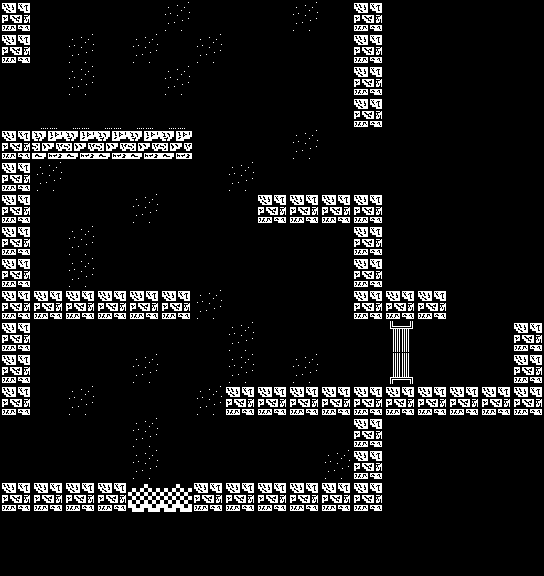

Rendered tile map (Tiled .tmx) drawn with the repository's tilesets; below, a short description and the full map source, tile grids included:
An orthogonal 17x18 tile map with 32x32 px tiles, 7 tile layers (Background, Ground, Wall, Border, ...) and 5 objects (2x secretPassage, chest1, chest2, keyRegu).

<map version="1.0" orientation="orthogonal" renderorder="left-down" width="17" height="18" tilewidth="32" tileheight="32" nextobjectid="15">
 <tileset firstgid="1" name="blackAndWhiteTiles" tilewidth="32" tileheight="32">
  <image source="blackAndWhiteTiles.png" width="96" height="192" />
 </tileset>
 <layer name="Background" width="17" height="18">
  <data encoding="csv">
9,9,9,9,9,15,9,9,9,15,9,9,9,9,9,9,9,
9,9,15,9,15,9,15,9,9,9,9,9,9,9,9,9,9,
9,9,15,9,9,15,9,9,9,9,9,9,9,9,9,9,9,
9,9,9,9,9,9,9,9,9,9,9,9,9,9,9,9,9,
9,9,9,9,9,9,9,9,9,15,9,9,9,9,9,9,9,
9,15,9,9,9,9,9,15,9,9,9,9,9,9,9,9,9,
9,9,9,9,15,9,9,9,9,15,9,9,9,9,9,9,9,
9,9,15,9,9,9,9,9,9,9,9,9,9,9,9,9,9,
9,9,15,9,9,9,9,9,9,9,9,9,9,9,9,9,9,
9,9,9,9,9,9,15,9,9,9,9,9,0,0,9,9,9,
9,9,9,9,9,9,9,15,9,9,9,9,13,9,9,9,0,
9,9,9,9,15,9,9,15,9,15,9,9,14,9,9,9,0,
9,9,15,9,9,9,15,9,9,9,9,9,0,0,0,0,0,
9,9,9,9,15,9,9,9,9,9,9,9,9,9,9,9,9,
9,9,9,9,15,9,9,9,9,9,15,9,9,9,9,9,9,
9,9,9,9,15,15,9,9,9,9,9,9,9,9,9,9,9,
9,9,9,9,9,9,9,9,9,9,9,9,9,9,9,9,9,
9,9,9,9,9,9,9,9,9,9,9,9,9,9,9,9,9
</data>
 </layer>
 <layer name="Ground" width="17" height="18">
  <data encoding="csv">
0,0,0,0,0,0,0,0,0,0,0,0,0,0,0,0,0,
0,0,0,0,0,0,0,0,0,0,0,0,0,0,0,0,0,
0,0,0,0,0,0,0,0,0,0,0,0,0,0,0,0,0,
0,0,0,0,0,0,0,0,0,0,0,0,0,0,0,0,0,
0,0,0,0,0,0,0,0,0,0,0,0,0,0,0,0,0,
0,0,0,0,0,0,0,0,0,0,0,0,0,0,0,0,0,
0,0,0,0,0,0,0,0,0,0,0,0,0,0,0,0,0,
0,0,0,0,0,0,0,0,0,0,0,0,0,0,0,0,0,
0,0,0,0,0,0,0,0,0,0,0,0,0,0,0,0,0,
0,0,0,0,0,0,0,0,0,0,0,0,0,0,0,0,0,
0,0,0,0,0,0,0,0,0,0,0,0,0,0,0,0,0,
0,0,0,0,0,0,0,0,0,0,0,0,0,0,0,0,0,
0,0,0,0,0,0,0,0,0,0,0,0,12,12,12,12,12,
0,0,0,0,0,0,0,0,0,0,0,0,0,0,0,0,0,
0,0,0,0,0,0,0,0,0,0,0,0,0,0,0,0,0,
12,12,12,12,0,0,12,12,12,12,12,12,0,0,0,0,0,
0,0,0,0,0,0,0,0,0,0,0,0,0,0,0,0,0,
0,0,0,0,0,0,0,0,0,0,0,0,0,0,0,0,0
</data>
 </layer>
 <layer name="Wall" width="17" height="18">
  <data encoding="csv">
12,0,0,0,0,0,0,0,0,0,0,12,0,0,0,0,0,
12,0,0,0,0,0,0,0,0,0,0,12,0,0,0,0,0,
0,0,0,0,0,0,0,0,0,0,0,12,0,0,0,0,0,
0,0,0,0,0,0,0,0,0,0,0,12,0,0,0,0,0,
12,0,0,0,0,0,0,0,0,0,0,0,0,0,0,0,0,
12,0,0,0,0,0,0,0,0,0,0,0,0,0,0,0,0,
12,0,0,0,0,0,0,0,0,0,0,12,0,0,0,0,0,
12,0,0,0,0,0,0,0,0,0,0,12,0,0,0,0,0,
12,0,0,0,0,0,0,0,0,0,0,12,0,0,0,0,0,
12,0,0,0,0,0,0,0,0,0,0,12,12,12,0,0,0,
12,0,0,0,0,0,0,0,0,0,0,0,0,0,0,0,0,
12,0,0,0,0,0,0,0,0,0,0,0,0,0,0,0,0,
12,0,0,0,0,0,0,0,0,0,0,12,0,0,0,0,0,
0,0,0,0,0,0,0,0,0,0,0,12,0,0,0,0,0,
0,0,0,0,0,0,0,0,0,0,0,12,0,0,0,0,0,
0,0,0,0,0,0,0,0,0,0,0,0,0,0,0,0,0,
0,0,0,0,0,0,0,0,0,0,0,0,0,0,0,0,0,
0,0,0,0,0,0,0,0,0,0,0,0,0,0,0,0,0
</data>
 </layer>
 <layer name="Border" width="17" height="18">
  <data encoding="csv">
0,0,0,0,0,0,0,0,0,0,0,0,0,0,0,0,0,
0,0,0,0,0,0,0,0,0,0,0,0,0,0,0,0,0,
0,0,0,0,0,0,0,0,0,0,0,0,0,0,0,0,0,
0,0,0,0,0,0,0,0,0,0,0,0,0,0,0,0,0,
0,0,0,0,0,0,0,0,0,0,0,0,0,0,0,0,0,
0,0,0,0,0,0,0,0,0,0,0,0,0,0,0,0,0,
0,0,0,0,0,0,0,0,0,0,0,0,0,0,0,0,0,
0,0,0,0,0,0,0,0,0,0,0,0,0,0,0,0,0,
0,0,0,0,0,0,0,0,0,0,0,0,0,0,0,0,0,
0,0,0,0,0,0,0,0,0,0,0,0,0,0,0,0,0,
0,0,0,0,0,0,0,0,0,0,0,0,0,0,0,0,0,
0,0,0,0,0,0,0,0,0,0,0,0,0,0,0,0,0,
0,0,0,0,0,0,0,0,0,0,0,0,0,0,0,0,0,
0,0,0,0,0,0,0,0,0,0,0,0,0,0,0,0,0,
0,0,0,0,0,0,0,0,0,0,0,0,0,0,0,0,0,
0,0,0,0,0,0,0,0,0,0,0,0,0,0,0,0,0,
0,0,0,0,0,0,0,0,0,0,0,0,0,0,0,0,0,
0,0,0,0,0,0,0,0,0,0,0,0,0,0,0,0,0
</data>
 </layer>
 <layer name="Platform" width="17" height="18">
  <data encoding="csv">
0,0,0,0,0,0,0,0,0,0,0,0,0,0,0,0,0,
0,0,0,0,0,0,0,0,0,0,0,0,0,0,0,0,0,
0,0,0,0,0,0,0,0,0,0,0,0,0,0,0,0,0,
0,0,0,0,0,0,0,0,0,0,0,0,0,0,0,0,0,
0,11,11,11,11,11,0,0,0,0,0,0,0,0,0,0,0,
0,0,0,0,0,0,0,0,0,0,0,0,0,0,0,0,0,
0,0,0,0,0,0,0,0,12,12,12,0,0,0,0,0,0,
0,0,0,0,0,0,0,0,0,0,0,0,0,0,0,0,0,
0,0,0,0,0,0,0,0,0,0,0,0,0,0,0,0,0,
0,12,12,12,12,12,0,0,0,0,0,0,0,0,0,0,0,
0,0,0,0,0,0,0,0,0,0,0,0,0,0,0,0,12,
0,0,0,0,0,0,0,0,0,0,0,0,0,0,0,0,12,
0,0,0,0,0,0,0,12,12,12,12,0,0,0,0,0,0,
0,0,0,0,0,0,0,0,0,0,0,0,0,0,0,0,0,
0,0,0,0,0,0,0,0,0,0,0,0,0,0,0,0,0,
0,0,0,0,0,0,0,0,0,0,0,0,0,0,0,0,0,
0,0,0,0,0,0,0,0,0,0,0,0,0,0,0,0,0,
0,0,0,0,0,0,0,0,0,0,0,0,0,0,0,0,0
</data>
 </layer>
 <layer name="Door" width="17" height="18">
  <data encoding="csv">
0,0,0,0,0,0,0,0,0,0,0,0,0,0,0,0,0,
0,0,0,0,0,0,0,0,0,0,0,0,0,0,0,0,0,
9,0,0,0,0,0,0,0,0,0,0,0,0,0,0,0,0,
9,0,0,0,0,0,0,0,0,0,0,0,0,0,0,0,0,
0,0,0,0,0,0,0,0,0,0,0,9,0,0,0,0,0,
0,0,0,0,0,0,0,0,0,0,0,9,0,0,0,0,0,
0,0,0,0,0,0,0,0,0,0,0,0,0,0,0,0,0,
0,0,0,0,0,0,0,0,0,0,0,0,0,0,0,0,0,
0,0,0,0,0,0,0,0,0,0,0,0,0,0,0,0,0,
0,0,0,0,0,0,0,0,0,0,0,0,0,0,0,0,0,
0,0,0,0,0,0,0,0,0,0,0,0,0,0,0,0,0,
0,0,0,0,0,0,0,0,0,0,0,0,0,0,0,0,0,
0,0,0,0,0,0,0,0,0,0,0,0,0,0,0,0,0,
9,0,0,0,0,0,0,0,0,0,0,0,0,0,0,0,0,
9,0,0,0,0,0,0,0,0,0,0,0,0,0,0,0,0,
0,0,0,0,0,0,0,0,0,0,0,0,0,0,0,0,0,
0,0,0,0,0,0,0,0,0,0,0,0,0,0,0,0,0,
0,0,0,0,0,0,0,0,0,0,0,0,0,0,0,0,0
</data>
 </layer>
 <layer name="Enemy" width="17" height="18">
  <data encoding="csv">
0,0,0,0,0,0,0,0,0,0,0,0,0,0,0,0,0,
0,0,0,0,0,0,0,0,0,0,0,0,0,0,0,0,0,
0,0,0,0,0,0,0,0,0,0,0,0,0,0,0,0,0,
0,0,0,0,0,0,0,0,0,0,0,0,0,0,0,0,0,
0,0,0,0,0,0,0,0,0,0,0,0,0,0,0,0,0,
0,0,0,0,0,0,0,0,0,0,0,0,0,0,0,0,0,
0,0,0,0,0,0,0,0,0,0,0,0,0,0,0,0,0,
0,0,0,0,0,0,0,0,0,0,0,0,0,0,0,0,0,
0,0,0,0,0,0,0,0,0,0,0,0,0,0,0,0,0,
0,0,0,0,0,0,0,0,0,0,0,0,0,0,0,0,0,
0,0,0,0,0,0,0,0,0,0,0,0,0,0,0,0,0,
0,0,0,0,0,0,0,0,0,0,0,0,0,0,0,0,0,
0,0,0,0,0,0,0,0,0,0,0,0,0,0,0,0,0,
0,0,0,0,0,0,0,0,0,0,0,0,0,0,0,0,0,
0,0,0,0,0,0,0,0,0,0,0,0,0,0,0,0,0,
0,0,0,0,1,1,0,0,0,0,0,0,0,0,0,0,0,
0,0,0,0,0,0,0,0,0,0,0,0,0,0,0,0,0,
0,0,0,0,0,0,0,0,0,0,0,0,0,0,0,0,0
</data>
 </layer>
 <objectgroup name="secretPassage">
  <object id="1" name="secretPassage" x="352" y="129" width="32" height="64" />
 </objectgroup>
 <objectgroup name="activateBlock">
  <object id="14" name="secretPassage" x="383" y="256" width="32" height="32" />
 </objectgroup>
 <objectgroup name="tresure" opacity="0.9">
  <object id="6" name="chest1" x="31" y="266" width="24" height="24" />
  <object id="7" name="chest2" x="487" y="361" width="24" height="24" />
 </objectgroup>
 <objectgroup name="keyRegular">
  <object id="11" name="keyRegu" x="487" y="333" width="24" height="24" />
 </objectgroup>
</map>